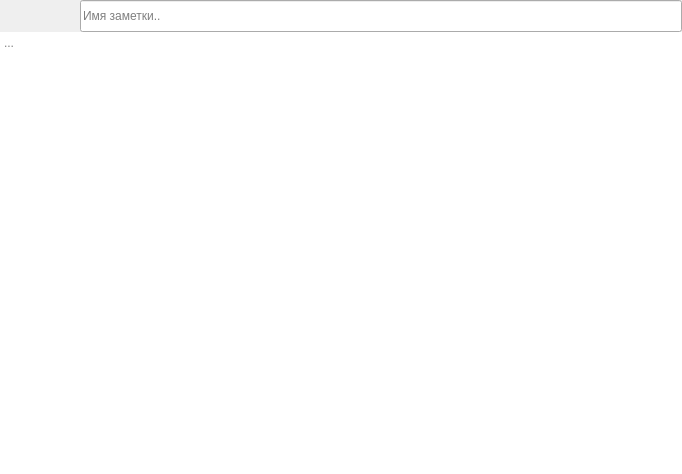
<?xml version="1.0" encoding="UTF-8"?>
<ui version="4.0">
 <class>NoteRightView</class>
 <widget class="QWidget" name="NoteRightView">
  <property name="geometry">
   <rect>
    <x>0</x>
    <y>0</y>
    <width>682</width>
    <height>474</height>
   </rect>
  </property>
  <property name="windowTitle">
   <string>Form</string>
  </property>
  <layout class="QVBoxLayout" name="verticalLayout">
   <property name="spacing">
    <number>0</number>
   </property>
   <property name="leftMargin">
    <number>0</number>
   </property>
   <property name="topMargin">
    <number>0</number>
   </property>
   <property name="rightMargin">
    <number>0</number>
   </property>
   <property name="bottomMargin">
    <number>0</number>
   </property>
   <item>
    <layout class="QHBoxLayout" name="horizontalLayout">
     <property name="spacing">
      <number>0</number>
     </property>
     <item>
      <widget class="QPushButton" name="save">
       <property name="toolTip">
        <string>Сохранить</string>
       </property>
       <property name="text">
        <string/>
       </property>
       <property name="icon">
        <iconset>
         <normalon>:/pics/save.png</normalon>
        </iconset>
       </property>
       <property name="iconSize">
        <size>
         <width>32</width>
         <height>32</height>
        </size>
       </property>
       <property name="flat">
        <bool>true</bool>
       </property>
      </widget>
     </item>
     <item>
      <widget class="QPushButton" name="deleteNote">
       <property name="toolTip">
        <string>Удалить заметку</string>
       </property>
       <property name="text">
        <string/>
       </property>
       <property name="icon">
        <iconset>
         <normalon>:/pics/delete.png</normalon>
        </iconset>
       </property>
       <property name="iconSize">
        <size>
         <width>32</width>
         <height>32</height>
        </size>
       </property>
       <property name="flat">
        <bool>true</bool>
       </property>
      </widget>
     </item>
     <item>
      <widget class="QLineEdit" name="name">
       <property name="minimumSize">
        <size>
         <width>0</width>
         <height>32</height>
        </size>
       </property>
       <property name="placeholderText">
        <string>Имя заметки..</string>
       </property>
      </widget>
     </item>
    </layout>
   </item>
   <item>
    <widget class="QTextEdit" name="text">
     <property name="frameShape">
      <enum>QFrame::NoFrame</enum>
     </property>
     <property name="placeholderText">
      <string>...</string>
     </property>
    </widget>
   </item>
  </layout>
 </widget>
 <resources/>
 <connections/>
</ui>
